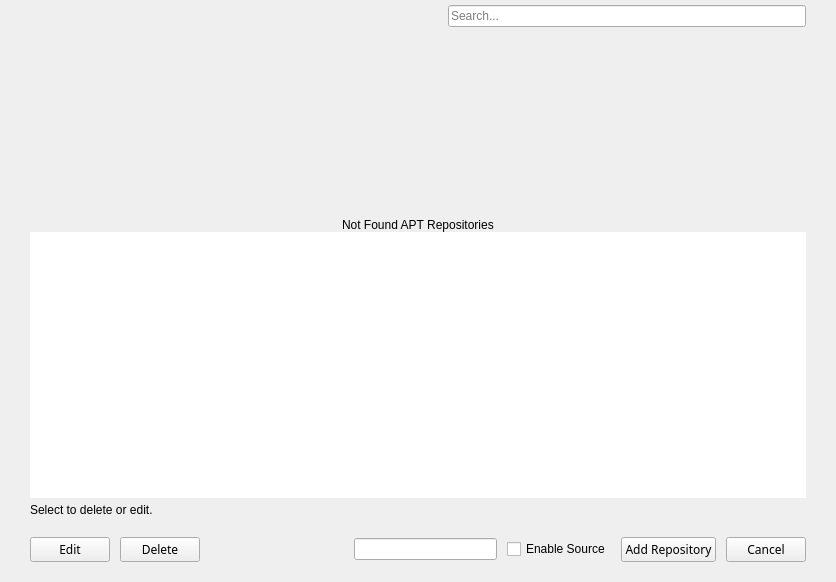
<?xml version="1.0" encoding="UTF-8"?>
<ui version="4.0">
 <class>APTSourceManagerPage</class>
 <widget class="QWidget" name="APTSourceManagerPage">
  <property name="geometry">
   <rect>
    <x>0</x>
    <y>0</y>
    <width>836</width>
    <height>582</height>
   </rect>
  </property>
  <property name="windowTitle">
   <string>APT Repository Manager</string>
  </property>
  <layout class="QVBoxLayout" name="verticalLayout_2">
   <property name="spacing">
    <number>0</number>
   </property>
   <property name="leftMargin">
    <number>0</number>
   </property>
   <property name="topMargin">
    <number>0</number>
   </property>
   <property name="rightMargin">
    <number>0</number>
   </property>
   <property name="bottomMargin">
    <number>0</number>
   </property>
   <item>
    <widget class="QWidget" name="verticalWidget" native="true">
     <property name="sizePolicy">
      <sizepolicy hsizetype="Preferred" vsizetype="Expanding">
       <horstretch>0</horstretch>
       <verstretch>0</verstretch>
      </sizepolicy>
     </property>
     <property name="cursor">
      <cursorShape>ArrowCursor</cursorShape>
     </property>
     <property name="styleSheet">
      <string notr="true"/>
     </property>
     <layout class="QGridLayout" name="gridLayout_2">
      <property name="leftMargin">
       <number>30</number>
      </property>
      <property name="topMargin">
       <number>5</number>
      </property>
      <property name="rightMargin">
       <number>30</number>
      </property>
      <property name="bottomMargin">
       <number>20</number>
      </property>
      <property name="horizontalSpacing">
       <number>10</number>
      </property>
      <property name="verticalSpacing">
       <number>5</number>
      </property>
      <item row="1" column="0" colspan="7">
       <widget class="QWidget" name="verticalWidget_2" native="true">
        <layout class="QVBoxLayout" name="verticalLayout">
         <property name="spacing">
          <number>0</number>
         </property>
         <property name="leftMargin">
          <number>0</number>
         </property>
         <property name="topMargin">
          <number>0</number>
         </property>
         <property name="rightMargin">
          <number>0</number>
         </property>
         <property name="bottomMargin">
          <number>0</number>
         </property>
         <item>
          <widget class="QWidget" name="notFoundWidget" native="true">
           <property name="sizePolicy">
            <sizepolicy hsizetype="Preferred" vsizetype="Expanding">
             <horstretch>0</horstretch>
             <verstretch>0</verstretch>
            </sizepolicy>
           </property>
           <property name="minimumSize">
            <size>
             <width>0</width>
             <height>200</height>
            </size>
           </property>
           <property name="maximumSize">
            <size>
             <width>16777215</width>
             <height>200</height>
            </size>
           </property>
           <property name="styleSheet">
            <string notr="true"/>
           </property>
           <layout class="QVBoxLayout" name="notFoundLayout">
            <property name="spacing">
             <number>0</number>
            </property>
            <property name="leftMargin">
             <number>0</number>
            </property>
            <property name="topMargin">
             <number>0</number>
            </property>
            <property name="rightMargin">
             <number>0</number>
            </property>
            <property name="bottomMargin">
             <number>0</number>
            </property>
            <item alignment="Qt::AlignHCenter|Qt::AlignBottom">
             <widget class="QLabel" name="lblNotFound">
              <property name="text">
               <string>Not Found APT Repositories</string>
              </property>
             </widget>
            </item>
           </layout>
          </widget>
         </item>
         <item>
          <widget class="QListWidget" name="listWidgetAptSources">
           <property name="focusPolicy">
            <enum>Qt::NoFocus</enum>
           </property>
           <property name="frameShape">
            <enum>QFrame::NoFrame</enum>
           </property>
           <property name="horizontalScrollBarPolicy">
            <enum>Qt::ScrollBarAlwaysOff</enum>
           </property>
           <property name="editTriggers">
            <set>QAbstractItemView::NoEditTriggers</set>
           </property>
           <property name="selectionMode">
            <enum>QAbstractItemView::SingleSelection</enum>
           </property>
           <property name="selectionBehavior">
            <enum>QAbstractItemView::SelectRows</enum>
           </property>
           <property name="resizeMode">
            <enum>QListView::Adjust</enum>
           </property>
           <property name="layoutMode">
            <enum>QListView::Batched</enum>
           </property>
           <property name="spacing">
            <number>4</number>
           </property>
           <property name="uniformItemSizes">
            <bool>true</bool>
           </property>
          </widget>
         </item>
        </layout>
       </widget>
      </item>
      <item row="4" column="0" colspan="7">
       <spacer name="verticalSpacer_2">
        <property name="orientation">
         <enum>Qt::Vertical</enum>
        </property>
        <property name="sizeType">
         <enum>QSizePolicy::Fixed</enum>
        </property>
        <property name="sizeHint" stdset="0">
         <size>
          <width>20</width>
          <height>15</height>
         </size>
        </property>
       </spacer>
      </item>
      <item row="0" column="6">
       <widget class="QLineEdit" name="txtSearchAptSource">
        <property name="placeholderText">
         <string>Search...</string>
        </property>
       </widget>
      </item>
      <item row="5" column="0" colspan="7">
       <layout class="QHBoxLayout" name="horizontalLayout_2">
        <property name="spacing">
         <number>10</number>
        </property>
        <property name="bottomMargin">
         <number>0</number>
        </property>
        <item>
         <widget class="QPushButton" name="btnEditAptSource">
          <property name="sizePolicy">
           <sizepolicy hsizetype="Fixed" vsizetype="Fixed">
            <horstretch>0</horstretch>
            <verstretch>0</verstretch>
           </sizepolicy>
          </property>
          <property name="font">
           <font>
            <family>Rubik</family>
           </font>
          </property>
          <property name="cursor">
           <cursorShape>PointingHandCursor</cursorShape>
          </property>
          <property name="focusPolicy">
           <enum>Qt::NoFocus</enum>
          </property>
          <property name="accessibleName">
           <string notr="true">primary</string>
          </property>
          <property name="styleSheet">
           <string notr="true"/>
          </property>
          <property name="text">
           <string>Edit</string>
          </property>
          <property name="icon">
           <iconset resource="../../static.qrc">
            <normaloff>:/static/themes/default/img/edit.png</normaloff>:/static/themes/default/img/edit.png</iconset>
          </property>
          <property name="iconSize">
           <size>
            <width>16</width>
            <height>16</height>
           </size>
          </property>
          <property name="checkable">
           <bool>false</bool>
          </property>
         </widget>
        </item>
        <item>
         <widget class="QPushButton" name="btnDeleteAptSource">
          <property name="sizePolicy">
           <sizepolicy hsizetype="Fixed" vsizetype="Fixed">
            <horstretch>0</horstretch>
            <verstretch>0</verstretch>
           </sizepolicy>
          </property>
          <property name="font">
           <font>
            <family>Rubik</family>
           </font>
          </property>
          <property name="cursor">
           <cursorShape>PointingHandCursor</cursorShape>
          </property>
          <property name="focusPolicy">
           <enum>Qt::NoFocus</enum>
          </property>
          <property name="accessibleName">
           <string notr="true">danger</string>
          </property>
          <property name="styleSheet">
           <string notr="true"/>
          </property>
          <property name="text">
           <string>Delete</string>
          </property>
          <property name="icon">
           <iconset resource="../../static.qrc">
            <normaloff>:/static/themes/default/img/trash.png</normaloff>:/static/themes/default/img/trash.png</iconset>
          </property>
          <property name="iconSize">
           <size>
            <width>16</width>
            <height>16</height>
           </size>
          </property>
          <property name="checkable">
           <bool>false</bool>
          </property>
         </widget>
        </item>
        <item>
         <spacer name="bottomSectionHorizontalSpacer">
          <property name="orientation">
           <enum>Qt::Horizontal</enum>
          </property>
          <property name="sizeHint" stdset="0">
           <size>
            <width>0</width>
            <height>20</height>
           </size>
          </property>
         </spacer>
        </item>
        <item>
         <widget class="QLineEdit" name="txtAptSource"/>
        </item>
        <item>
         <widget class="QCheckBox" name="checkEnableSource">
          <property name="accessibleName">
           <string notr="true">circle</string>
          </property>
          <property name="text">
           <string>Enable Source</string>
          </property>
         </widget>
        </item>
        <item>
         <widget class="QPushButton" name="btnAddAPTSourceRepository">
          <property name="sizePolicy">
           <sizepolicy hsizetype="Fixed" vsizetype="Fixed">
            <horstretch>0</horstretch>
            <verstretch>0</verstretch>
           </sizepolicy>
          </property>
          <property name="font">
           <font>
            <family>Rubik</family>
           </font>
          </property>
          <property name="cursor">
           <cursorShape>PointingHandCursor</cursorShape>
          </property>
          <property name="focusPolicy">
           <enum>Qt::NoFocus</enum>
          </property>
          <property name="accessibleName">
           <string notr="true">primary</string>
          </property>
          <property name="styleSheet">
           <string notr="true"/>
          </property>
          <property name="text">
           <string>Add Repository</string>
          </property>
          <property name="checkable">
           <bool>true</bool>
          </property>
         </widget>
        </item>
        <item>
         <widget class="QPushButton" name="btnCancel">
          <property name="sizePolicy">
           <sizepolicy hsizetype="Fixed" vsizetype="Fixed">
            <horstretch>0</horstretch>
            <verstretch>0</verstretch>
           </sizepolicy>
          </property>
          <property name="font">
           <font>
            <family>Rubik</family>
           </font>
          </property>
          <property name="cursor">
           <cursorShape>PointingHandCursor</cursorShape>
          </property>
          <property name="focusPolicy">
           <enum>Qt::NoFocus</enum>
          </property>
          <property name="accessibleName">
           <string notr="true">danger</string>
          </property>
          <property name="styleSheet">
           <string notr="true"/>
          </property>
          <property name="text">
           <string>Cancel</string>
          </property>
          <property name="iconSize">
           <size>
            <width>16</width>
            <height>16</height>
           </size>
          </property>
          <property name="checkable">
           <bool>false</bool>
          </property>
         </widget>
        </item>
       </layout>
      </item>
      <item row="0" column="5">
       <spacer name="horizontalSpacer">
        <property name="orientation">
         <enum>Qt::Horizontal</enum>
        </property>
        <property name="sizeHint" stdset="0">
         <size>
          <width>40</width>
          <height>20</height>
         </size>
        </property>
       </spacer>
      </item>
      <item row="0" column="0" colspan="5">
       <widget class="QLabel" name="lblAptSourceTitle">
        <property name="font">
         <font>
          <family>Rubik</family>
          <pointsize>11</pointsize>
          <italic>false</italic>
         </font>
        </property>
        <property name="styleSheet">
         <string notr="true"/>
        </property>
        <property name="text">
         <string notr="true"/>
        </property>
       </widget>
      </item>
      <item row="2" column="0" colspan="7">
       <widget class="QLabel" name="lblAptSourceSelectInfo">
        <property name="text">
         <string>Select to delete or edit.</string>
        </property>
       </widget>
      </item>
     </layout>
    </widget>
   </item>
  </layout>
 </widget>
 <resources>
  <include location="../../static.qrc"/>
 </resources>
 <connections/>
</ui>
